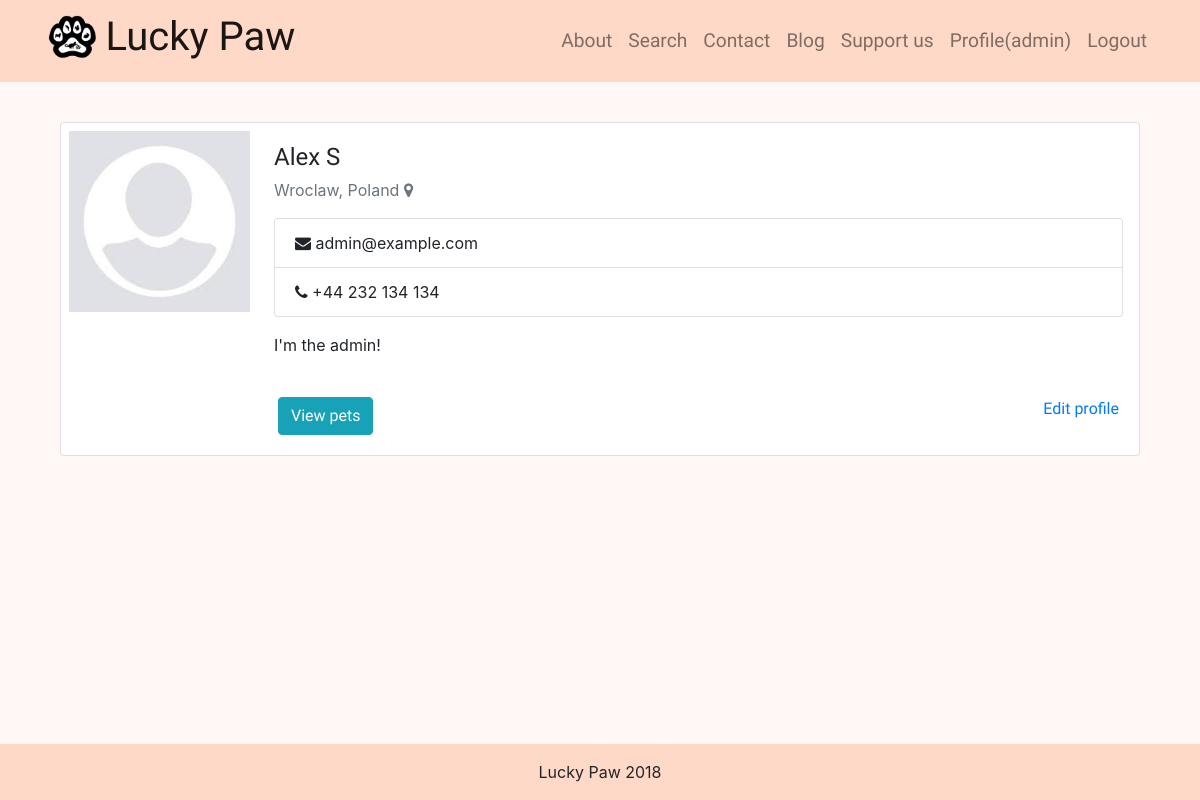
/user/admin/ (signed in), run on the app's committed database.
### app/models.py (models this page shows, shortened)
class Supervisor(models.Model):
    user = models.OneToOneField(User, related_name='user', on_delete=models.CASCADE)
    city = models.CharField(max_length=50, default='', blank=True)
    country = models.CharField(max_length=50, default='', blank=True)
    telephone = models.CharField(max_length=50, default='', blank=True)
    photo = models.ImageField(upload_to=user_directory_path, default='users/user_default_image.jpg')
    description = models.CharField(max_length=2000, default='', blank=True)

### app/views.py (the view)
# urls.py: path('user/<username>/', views.user_profile, name='user_profile'),
@login_required
def user_profile(request, username):
    user = User.objects.get(username=username)
    supervisor = get_object_or_404(models.Supervisor, user=user)
    pets = models.Pet.objects.filter(supervisor__user=user)
    return render(request, 'app/user_profile.html', {'supervisor': supervisor, 'user': user, 'pets': pets})

### app/models.py (called while the page is built)
    @property
    def photo(self):
        first_photo = Photo.objects.filter(pet=self).first()
        return first_photo.image if first_photo is not None else {'url': '/media/pets/pet_default_image.jpg' }

### app/templates/app/user_profile.html (shortened to what this page needs)
{% extends 'app/base.html' %}
{% load staticfiles %}
{% block content %}
<div class="container py-3">
  <div class="card">
    <div class="d-md-flex flex-row">
      <div class="w-md-50">
          <img class="card-img-top p-2" src="{{ supervisor.photo.url }}" alt="" class="img-rounded img-responsive" />
      </div>
        <div class="w-100">
          <div class="card-body px-3">
            <h4 class="card-title">{{ user.get_full_name }}</h4>
            <p class="card-subtitle text-muted">{{ supervisor.city }}, {{ supervisor.country }} <i class="fa fa-map-marker"></i></p>
                <ul class="list-group">
                    <li class="list-group-item"><i class="fa fa-envelope"></i> {{ user.email }}</li>
                    <li class="list-group-item"><i class="fa fa-phone"></i> {{ supervisor.telephone }}</li>
                </ul>
            <p class="card-text">{{ supervisor.description }}</p>
          </div>
          <div class="card-body push-bottom pb-1 mb-3">
            <a id="petsCollapseButton" class="btn btn-info d-inline-block" data-toggle="collapse" href="#petsCollapse" role="button" aria-expanded="false" aria-controls="petsCollapse">
              View pets
            </a>
            {% if request.user.is_superuser or request.user == user %}
              <a class="float-right" href="{% url 'user_edit' username=user.username %}">Edit profile</a>
            {% endif %}
          </div>
        </div>
      </div>
    </div>
  </div>
{% endblock %}

### app/templates/app/base.html (shortened to what this page needs)
{% load staticfiles %}
<!DOCTYPE HTML>
<html lang="en-US">
<head>
  <link rel="stylesheet" href="https://maxcdn.bootstrapcdn.com/font-awesome/4.7.0/css/font-awesome.min.css">
  <link rel="stylesheet" href="{% static 'lib/bootstrap/css/bootstrap.min.css' %}">
  <link rel="stylesheet" href="{% static 'lib/bootstrap/css/bootstrap-social.css' %}">
  <link rel="stylesheet" href="{% static 'css/base.css' %}">
</head>
<body>
  <header>
    <nav id="mainNav" class="navbar navbar-expand-lg navbar-light">
      <div class="container">
        <a class="navbar-brand" href="{% url 'index' %}">
          <img style="width: auto; height: 48px;" class="d-sm-inline-block d-none align-top" src="{% static 'images/logo.png' %}">
          <h1 class="d-sm-inline-block d-none align-top"> Lucky Paw</h1>
        </a>
        <div class="collapse navbar-collapse" id="navbarResponsive">
          <ul id="mainNav" class="navbar-nav ml-auto">
            <li class="nav-item">
              {% url 'about' as url %}
              <a class="nav-link {% if request.path == url %}active{% endif %}" href="{{ url }}">About</a>
            </li>
            <li class="nav-item">
                {% url 'search' as url %}
                <a class="nav-link {% if request.path == url %}active{% endif %}" href="{{ url }}">Search</a>
              </li>
            <li class="nav-item">
                {% url 'contact' as url %}
              <a class="nav-link {% if request.path == url %}active{% endif %}" href="{{ url }}">Contact</a>
            </li>
            <li class="nav-item">
                {% url 'blog' as url %}
              <a class="nav-link {% if request.path == url %}active{% endif %}" href="{{ url }}">Blog</a>
            </li>
            <li class="nav-item">
                {% url 'support' as url %}
              <a class="nav-link {% if request.path == url %}active{% endif %}" href="{{ url }}">Support us</a>
            </li>
            {% if request.user.is_authenticated %}
              <li class="nav-item">
                <a class="nav-link nav-item-small" href="{% url 'user_profile' username=request.user.username %}">Profile({{ request.user.username }})</a>
              </li>
              <li class="nav-item">
                <a class="nav-link nav-item-small" href="{% url "logout" %}">Logout</a>
              </li>
            {% else %}
              <li class="nav-item">
                <a class="nav-link nav-item-small" id="loginModalButton" data-url="{% url 'login_register_modal' %}" href="#login">Login/Register</a>
              </li>
              <div id="loginRegisterModalContainer"></div>
            {% endif %}
          </ul>
        </div>
      </div>
    </nav>
  </header>
  <main class="container my-4">
    {% block content %}
    {% endblock content %}
  </main>
  <div class="py-5"></div>
  <footer class="py-3">
    <div class="container">
      <p class="m-0 text-center">Lucky Paw 2018</p>
    </div>
  </footer>
</body>
</html>

### app/static/css/base.css (style rules this page uses)
h1, h2, h3, h4, h5, h6, a, button { font-family: 'Handlee', cursive; }
nav, footer { background-color: #ffd9c7; }
body { background-color: #fff7f5; }
.nav-link { font-size: 1.2em; }
.nav-item { transition-property: background-color; transition-duration: 0.25s; border-radius: 14%; }
.nav-item-small { font-size: 1.2em; }
html { position: relative; min-height: 100%; }
footer { position: absolute; bottom: 0; width: 100%; }

### data on the page
Supervisor: photo (placeholder picture), city "Wroclaw", country "Poland", telephone "+44 232 134 134", description "I'm the admin!"

### other printed values
{{ request.user.username }} "admin"
{{ user.get_full_name }} "Alex S"
{{ user.email }} "admin@example.com"
